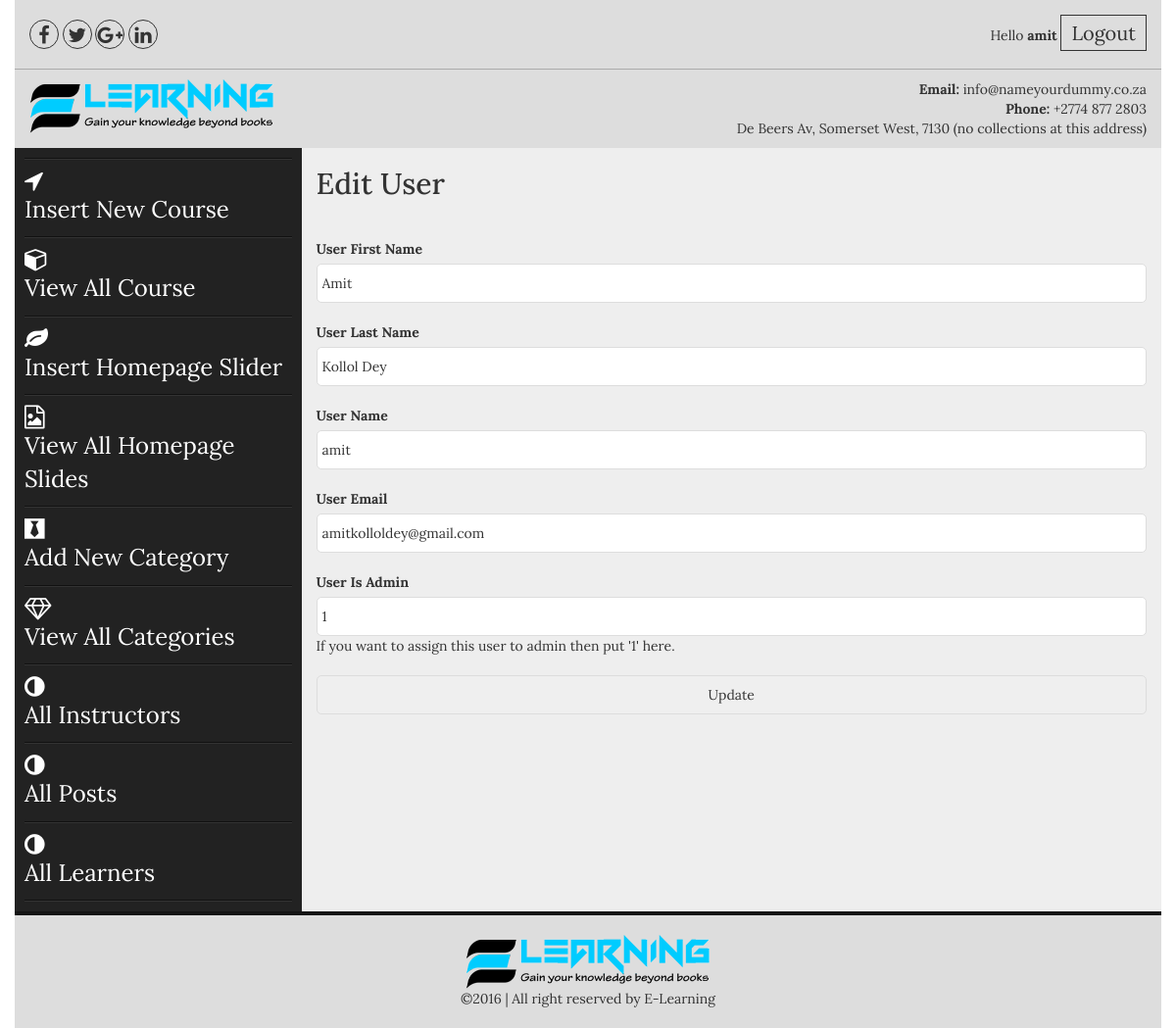
The page /admin/edit_instructor.php?edit_user=1 (signed in) on the database its author committed.
### tables this page shows
CREATE TABLE IF NOT EXISTS `instructors` (
  `user_id` int(100) NOT NULL AUTO_INCREMENT,
  `user_fname` text NOT NULL,
  `user_lname` text NOT NULL,
  `user_name` varchar(100) NOT NULL,
  `user_email` varchar(100) NOT NULL,
  `user_pass` varchar(50) NOT NULL,
  `about` text NOT NULL,
  `admin` tinyint(1) DEFAULT NULL,
    PRIMARY KEY (`user_id`)
);

### admin/edit_instructor.php (the view, shortened to what this page needs)
<?php include("includes/header.php");?>
<section class="admin_area">
    <div class="container">
        <div class="row">
            <?php include("includes/admin_menus.php");?>
            <div class="col-md-9 col-sm-9 col-xs-12">
                <div class="add_admin_content">
                   <h2>Edit User</h2>
                    <?php
                    if(isset($_GET['edit_user'])){
                    $user_get_id = $_GET['edit_user'];
                    $user = "select * from instructors where user_id = '$user_get_id'";
                    $run_user = mysqli_query($con,$user);
                    while($user_row = mysqli_fetch_array($run_user)):
                    $user_fname = $user_row ['user_fname'];
                    $user_lname = $user_row ['user_lname'];
                    $user_name = $user_row ['user_name'];
                    $user_email = $user_row ['user_email'];
                    $admin = $user_row ['admin'];
                    ?>
                    <form action="<?php echo $_SERVER['PHP_SELF']; ?>" enctype="multipart/form-data" method="post">
                        <p>
                            <label for="user_fname">User First Name</label>
                            <input type="text" placeholder="User First Name" name="user_fname" value="<?php echo $user_fname;?>">
                        </p>
                        <p>
                            <label for="user_lname">User Last Name</label>
                            <input type="text" placeholder="User Last Name" name="user_lname" value="<?php echo $user_lname;?>">
                        </p>
                        <p>
                            <label for="user_name">User Name</label>
                            <input type="text" placeholder="User Name" name="user_name" value="<?php echo $user_name;?>">
                        </p>
                        <p>
                            <label for="user_email">User Email</label>
                            <input type="email" placeholder="User Email" name="user_email" value="<?php echo $user_email;?>">
                        </p>
                        <p>
                            <label for="user_is_admin">User Is Admin</label>
                            <input type="text" placeholder="User Is Admin?" name="user_is_admin" value="<?php echo $admin;?>">
                            <span>If you want to assign this user to admin then put '1' here.</span>
                        </p>
                        <p>
                            <input type="submit" value="Update" name="update_user">
                        </p>
                    </form>
                    <?php endwhile;?>
                    <?php };?>
                </div>
            </div>
        </div>
    </div>
</section>
<?php include("includes/footer.php");?>

### admin/css/style.css (style rules this page uses)
body { font-family: 'Lora', serif; }
h1,h2,h3,h4,h5,h6,p { margin: 0; padding: 0 }
.container { background: #eee }
.admin_area .row { position: relative; }
.add_admin_content label { display: block; }
.add_admin_content input, .add_admin_content textarea { border: 1px solid #ddd; border-radius: 5px; padding: 10px 5px; width: 100%; }
.add_admin_content form p { margin-bottom: 20px; }
.add_admin_content h2 { margin-bottom: 40px; margin-top: 20px; }
body, html { height: 100%; }

### rows shown on the page
instructors: user_fname "Amit", user_lname "Kollol Dey", user_name "amit", user_email "amitkolloldey@gmail.com", user_is_admin "1"

### other values the page prints
$_SESSION['user_name'] "amit"
